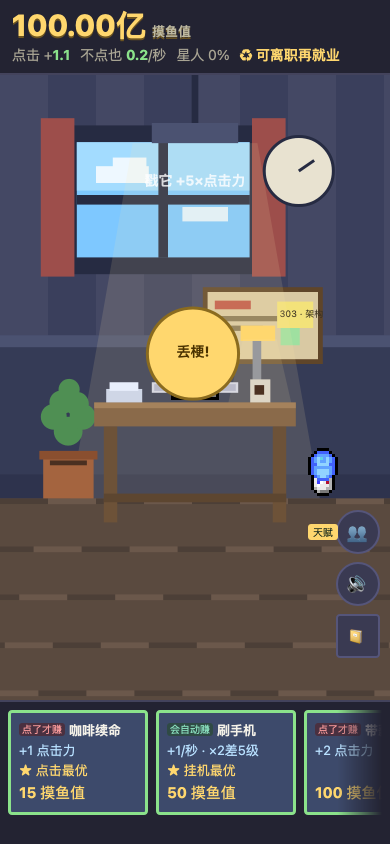
#> input picture playtest/r14-shots/buy-02-lamp-full.png, 780 x 1688 px, given in place of decor-empty.png, which was not available (shown at 1/2 size); the run also reads 1 picture not shown here
$ python r14-cvd.py
#> lines starting #> are read from the running program, lines starting #| are printed output that depends on the picture
#!/usr/bin/env python3
"""r14 色弱模拟（deuteranopia / protanopia / tritanopia）+ 关键色对比度数值。
用 PIL/numpy 对工位面板截图做 CVD 模拟，并计算状态色对在模拟后的 WCAG 对比度。
"""
import json
import numpy as np
from PIL import Image

# Viénot/Brettel 常见近似矩阵（作用于 sRGB 0-255 非线性值，业界通用近似）
MATS = {
    "normal": [[1, 0, 0], [0, 1, 0], [0, 0, 1]],
    "deuteranopia": [
        [0.367322, 0.860646, -0.227968],
        [0.280085, 0.672501, 0.047413],
        [-0.011820, 0.042940, 0.968881],
    ],
    "protanopia": [
        [0.152286, 1.052583, -0.204868],
        [0.114503, 0.786281, 0.099216],
        [-0.003882, -0.048116, 1.051998],
    ],
    "tritanopia": [
        [1.255528, -0.076749, -0.178779],
        [-0.078411, 0.930809, 0.147602],
        [0.004733, 0.691367, 0.303900],
    ],
}


def simulate(rgb, kind):
    m = np.array(MATS[kind], dtype=float)
    a = np.clip(np.array(rgb, dtype=float), 0, 255)
    out = a @ m.T
    return np.clip(out, 0, 255)


def lum(rgb):
    c = np.clip(np.array(rgb, dtype=float), 0, 255) / 255.0
    lin = np.where(c <= 0.03928, c / 12.92, ((c + 0.055) / 1.055) ** 2.4)
    return float(0.2126 * lin[0] + 0.7152 * lin[1] + 0.0722 * lin[2])


def contrast(fg, bg):
    l1, l2 = lum(fg), lum(bg)
    return (max(l1, l2) + 0.05) / (min(l1, l2) + 0.05)


# 从实测 DOM 得到的实际颜色（见 r14-a11y-evidence.json）
PAIRS = {
    "已装修✓圆点绿 vs 面板底": ((139, 226, 139), (47, 47, 68)),
    "已装修✓圆点绿 vs 空圆点底": ((139, 226, 139), (38, 38, 54)),
    "✓字符(深) vs 绿圆点": ((16, 36, 26), (139, 226, 139)),
    "家具描述字 vs 面板底": ((184, 179, 156), (47, 47, 68)),
    "精力描述字 vs 分组底": ((184, 179, 156), (58, 58, 82)),
    "精力“剩X/100”字 vs 分组底": ((143, 159, 208), (58, 58, 82)),
    "启用按钮(黄底) vs 面板底": ((255, 215, 110), (47, 47, 68)),
    "禁用按钮(灰底) vs 面板底": ((67, 67, 92), (47, 47, 68)),
    "禁用按钮文字 vs 自身底": ((168, 164, 147), (67, 67, 92)),
    "启用按钮文字 vs 黄底": ((16, 36, 26), (255, 215, 110)),
    "选中tab蓝底 vs 未选中tab底": ((126, 200, 255), (58, 58, 82)),
    "summary白字 vs 面板底": ((244, 241, 232), (47, 47, 68)),
    "黄(启用钮) vs 绿(已拥有点)": ((255, 215, 110), (139, 226, 139)),
}

res = {"pairs": {}, "matrix": MATS}
for name, (fg, bg) in PAIRS.items():
    row = {}
    for kind in MATS:
        row[kind] = round(contrast(simulate(fg, kind), simulate(bg, kind)), 2)
    row["normal"] = round(contrast(fg, bg), 2)
    row["sim_rgb"] = {k: [int(round(x)) for x in simulate(fg, k)] for k in MATS}
    res["pairs"][name] = row

# 截图的 CVD 模拟（直接矩阵乘整图）
SHOTS = {
    "decor-empty": "playtest/r14-shots/decor-empty.png",
    "energy-used": "playtest/r14-shots/energy-used.png",
    "decor-owned-top": "playtest/r14-shots/decor-owned-top.png",
}
for name, path in SHOTS.items():
    im = Image.open(path).convert("RGB")
#> im is the input picture: PIL image 780x1688 RGB; mean R, G, B 89.8, 87.6, 92.7
    arr = np.asarray(im, dtype=float)
    for kind in ["deuteranopia", "protanopia", "tritanopia"]:
        m = np.array(MATS[kind], dtype=float)
        out = np.clip(arr @ m.T, 0, 255).astype(np.uint8)
        Image.fromarray(out).save(f"playtest/r14-shots/cvd-{name}-{kind}.png")
#> this loop made 3 passes
#> pass 1, `out = np.clip(arr @ m.T, 0, 255).astype(np.uint8)`:
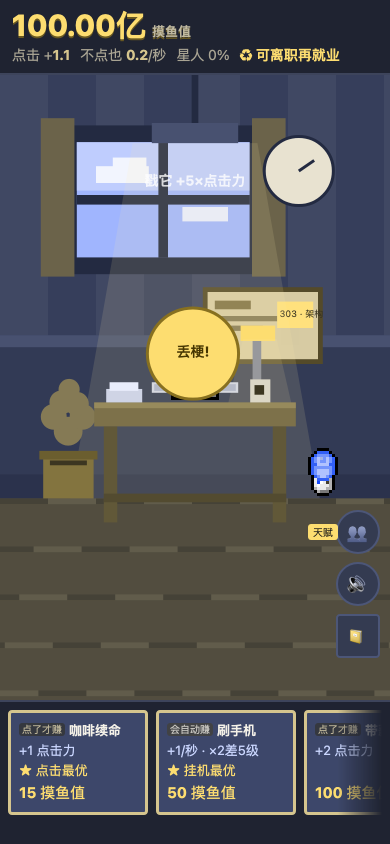
#> out: shape (1688, 780, 3) (shown at 1/2 size); mean R, G, B 86.7, 87.8, 92.1
#> pass 3, `out = np.clip(arr @ m.T, 0, 255).astype(np.uint8)`:
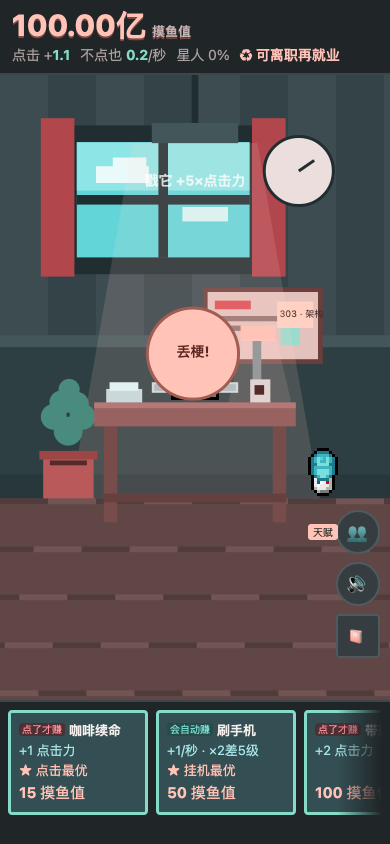
#> out: shape (1688, 780, 3) (shown at 1/2 size); mean R, G, B 88.1, 87.7, 88.5
#> pass 2 of the loop `for name, path in SHOTS.items():`:
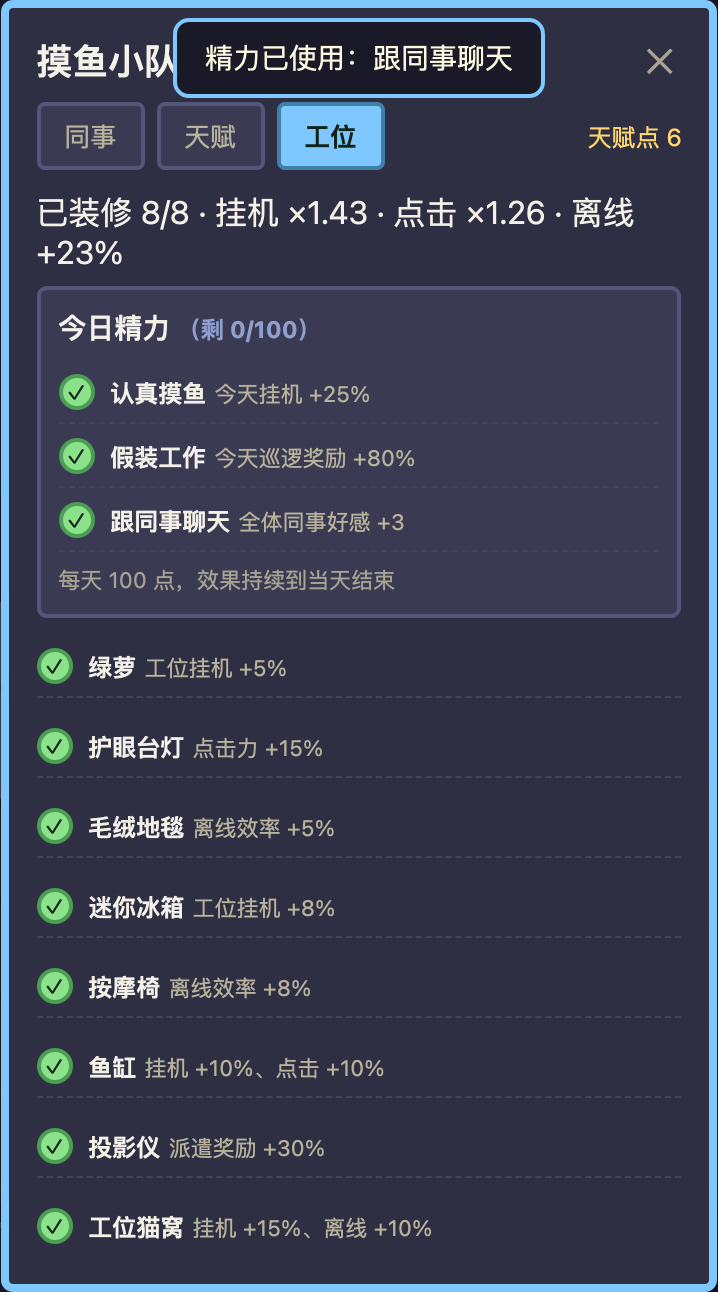
#> input picture playtest/r14-shots/energy-used.png, 1435 x 2584 px, found by its file name (shown at 1/2 size)
#> im is the input picture: PIL image 1435x2584 RGB; mean R, G, B 60.8, 64.9, 85.4
#> arr: shape (2584, 1435, 3) float64
#> the loop `for kind in ["deuteranopia", "protanopia", "tritanopia"]:` made 3 passes
#> pass 1, `out = np.clip(arr @ m.T, 0, 255).astype(np.uint8)`:
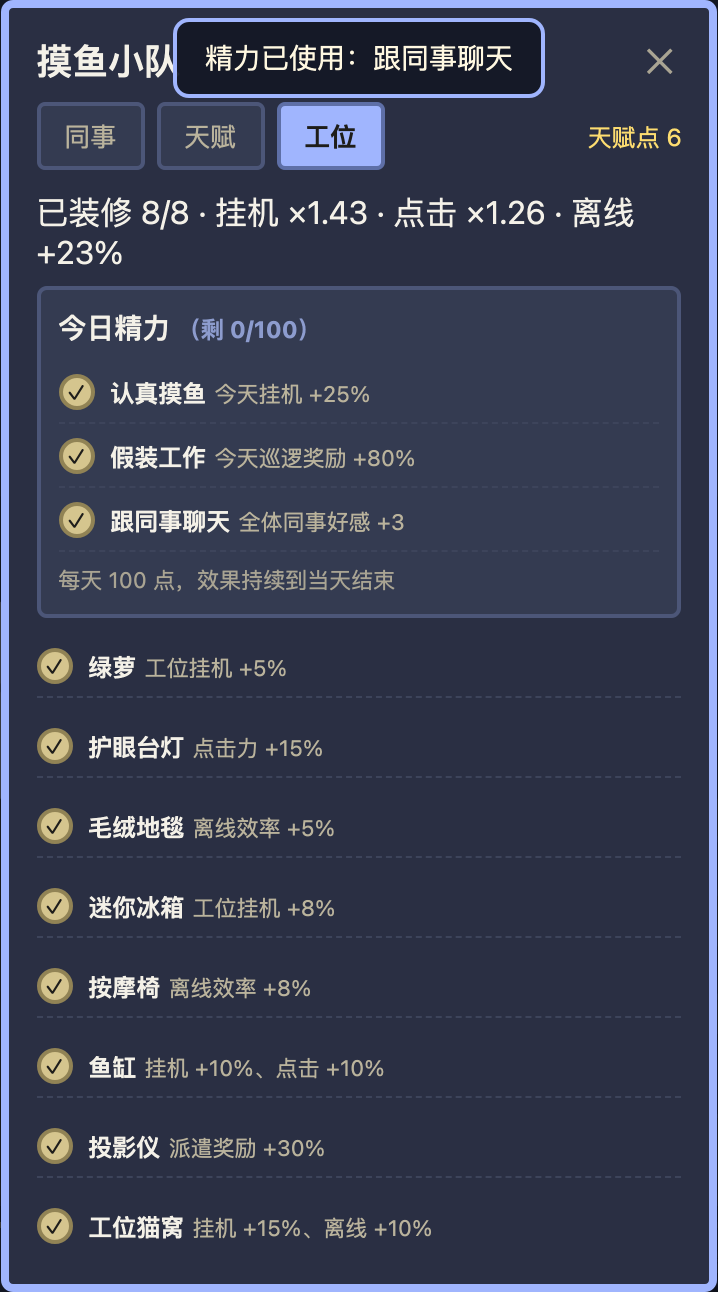
#> out: shape (2584, 1435, 3) (shown at 1/2 size); mean R, G, B 58.4, 64, 84.5
#> pass 3, `out = np.clip(arr @ m.T, 0, 255).astype(np.uint8)`:
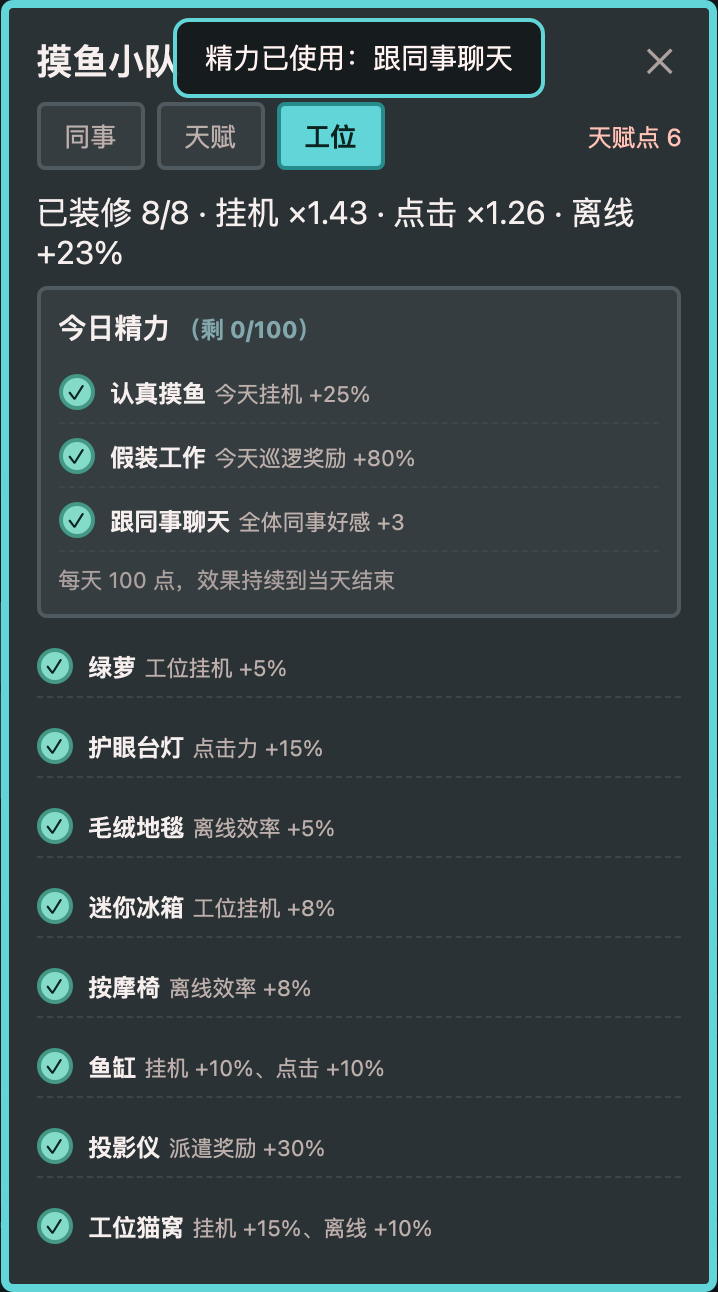
#> out: shape (2584, 1435, 3) (shown at 1/2 size); mean R, G, B 55.6, 68, 70.8
#> pass 3 of the loop `for name, path in SHOTS.items():`:
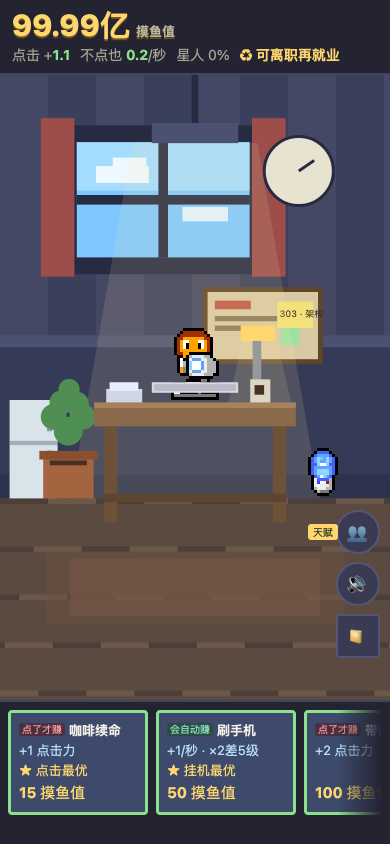
#> input picture playtest/r14-shots/buy-04-fridge-full.png, 780 x 1688 px, given in place of decor-owned-top.png, which was not available (shown at 1/2 size)
#> im is the input picture: PIL image 780x1688 RGB; mean R, G, B 90.3, 88.1, 94.8
#> arr: shape (1688, 780, 3) float64
#> the loop `for kind in ["deuteranopia", "protanopia", "tritanopia"]:` made 3 passes
#> pass 1, `out = np.clip(arr @ m.T, 0, 255).astype(np.uint8)`:
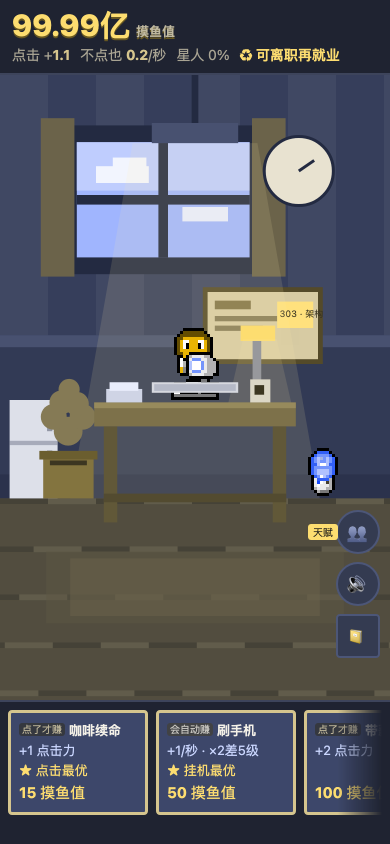
#> out: shape (1688, 780, 3) (shown at 1/2 size); mean R, G, B 86.9, 88.4, 94.3
#> pass 3, `out = np.clip(arr @ m.T, 0, 255).astype(np.uint8)`:
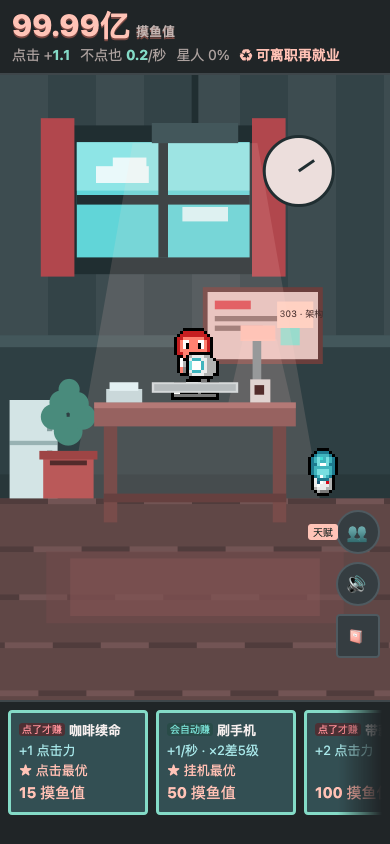
#> out: shape (1688, 780, 3) (shown at 1/2 size); mean R, G, B 88.7, 88.5, 89.6

# 灰度（全色盲 / 单色打印）
im = Image.open("playtest/r14-shots/decor-owned-top.png").convert("L")
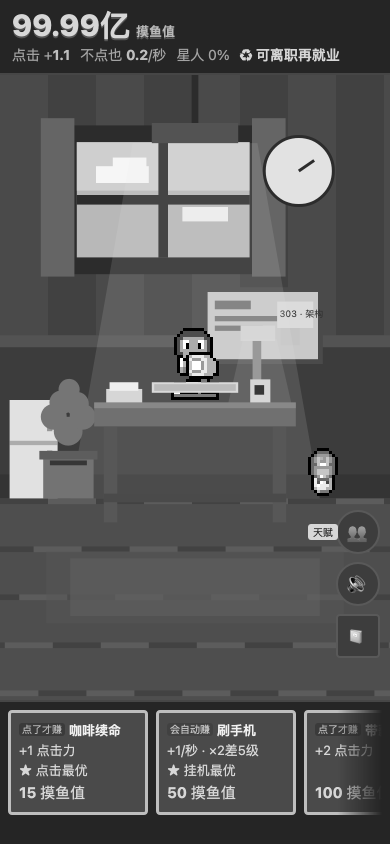
#> im: PIL image 780x1688 L (shown at 1/2 size); min 0, max 255, mean 89.6
im.save("playtest/r14-shots/cvd-decor-owned-top-gray.png")
im2 = Image.open("playtest/r14-shots/energy-used.png").convert("L")
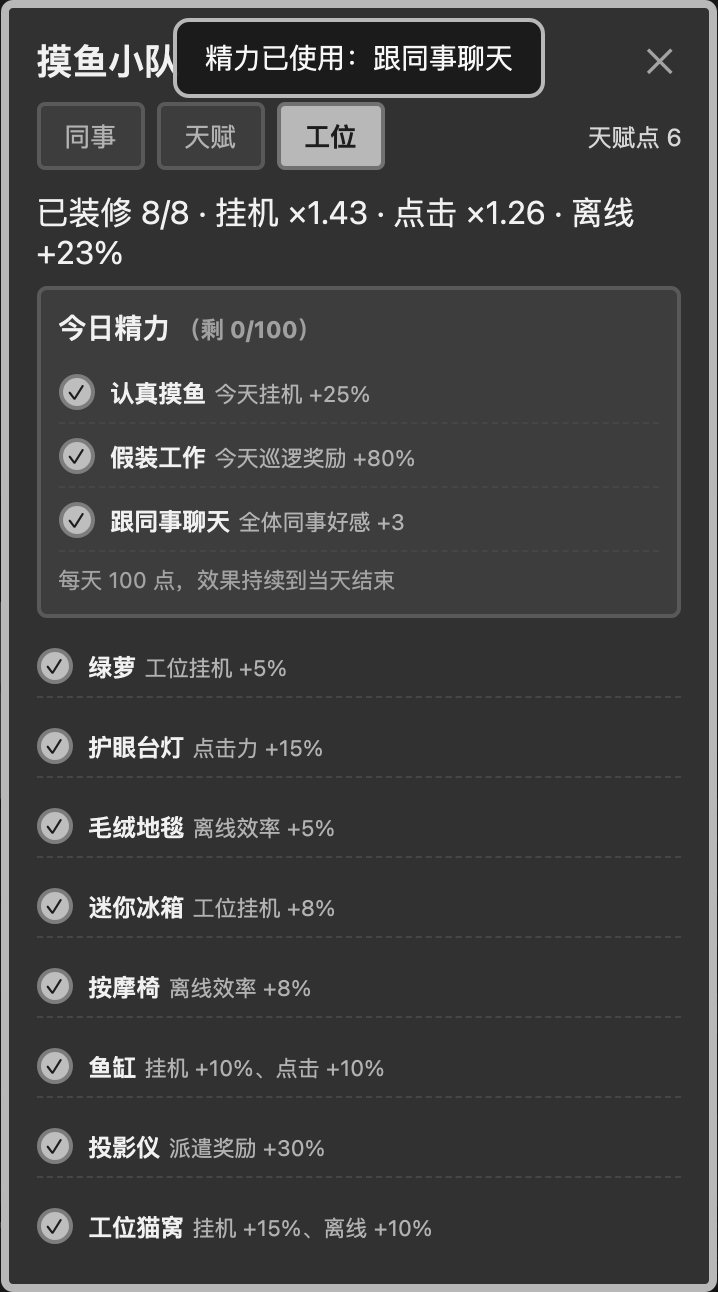
#> im2: PIL image 1435x2584 L (shown at 1/2 size); min 17, max 247, mean 65.8
im2.save("playtest/r14-shots/cvd-energy-used-gray.png")

with open("playtest/r14-cvd.json", "w") as f:
    json.dump(res, f, ensure_ascii=False, indent=2)

print("== 状态色对比度（正常 / 红绿色弱两种 / 蓝黄色弱） ==")
for name, row in res["pairs"].items():
    print(f"{name:34s} normal={row['normal']:5.2f} deut={row['deuteranopia']:5.2f} prot={row['protanopia']:5.2f} trit={row['tritanopia']:5.2f}")
print("\nCVD 模拟截图已写入 playtest/r14-shots/cvd-*.png")
